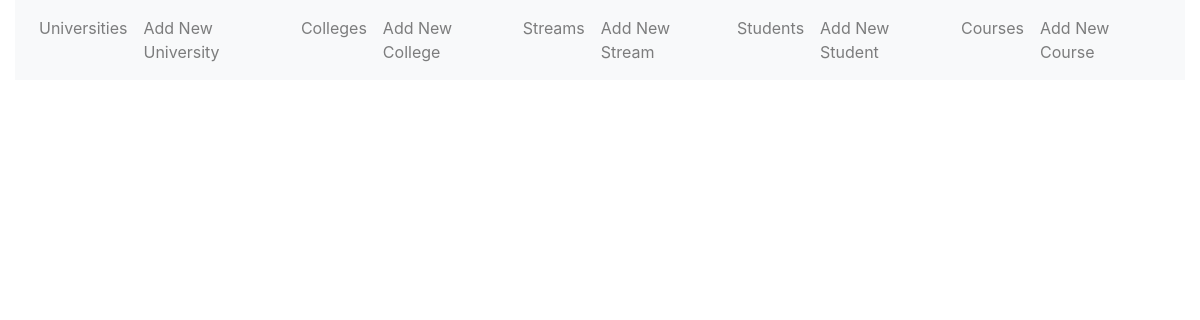
The app's page /courses, older data.
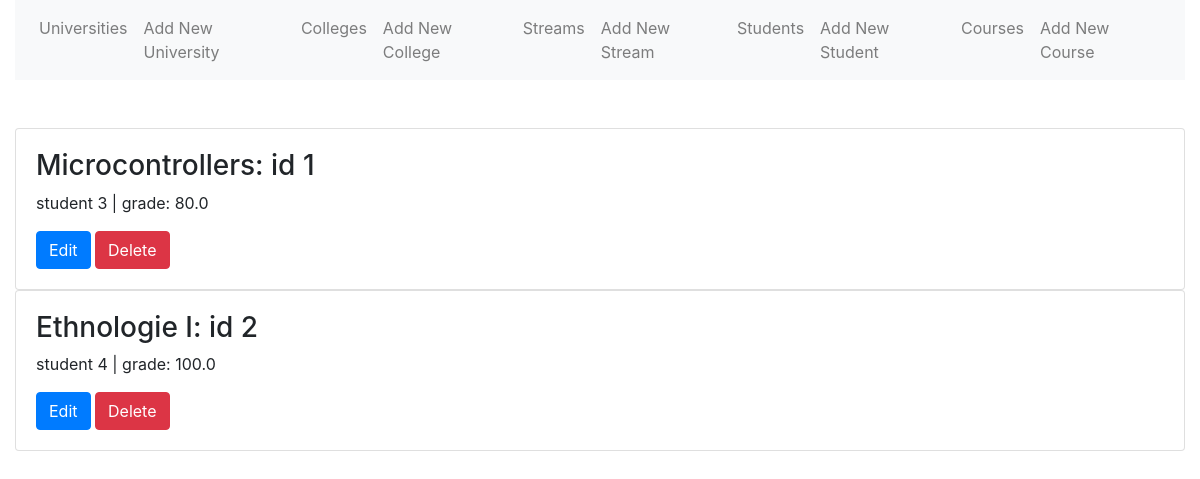
The same page, newer data.
### models.py (models this page shows, shortened)
class Course(db.Model):
    __tablename__ = 'course'
    id = db.Column(db.Integer, primary_key=True)
    created_at = db.Column(db.Date, nullable = False, default=datetime.utcnow())
    name = db.Column(db.String(255))
    grade = db.Column(db.Float)
    result = db.Column(db.String(24))# Pass or Fail
    college_id = db.Column(db.Integer, db.ForeignKey("college.id"))# many2one
    college = db.relationship("College", back_populates="courses")
    stream_id = db.Column(db.Integer, db.ForeignKey("stream.id"))# many2one
    stream = db.relationship("Stream", back_populates='courses')
    university_id = db.Column(db.Integer,  db.ForeignKey("university.id"))# many2one
    student_id = db.Column(db.Integer, db.ForeignKey("student.id"))# many2one

### routes.py (the view)
@app.route('/courses')
def courses():
    courses = models.Course.query.all()
    return render_template('courses.html', courses=courses)

### templates/courses.html
{% extends "base.html" %}
{% block main %}
  {% for course in courses %}
    <div class="card">
      <div class="card-body">
        <h3>{{ course.name }}: id {{ course.id }}</h3>
        <p>student {{ course.student_id }} | grade: {{ course.grade }}</p>
        <a href="{{ url_for('edit_course', course_id=course.id) }}" class="btn btn-primary">Edit</a>
        <a href="{{ url_for('delete_course', course_id=course.id) }}" class="btn btn-danger">Delete</a>
      </div>
    </div>
  {% endfor %}
{% endblock %}

Row changes from the older to the newer data that the page shows:
added Course: name "Microcontrollers", id "1", student_id "3", grade "80.0"
added Course: name "Ethnologie I", id "2", student_id "4", grade "100.0"
